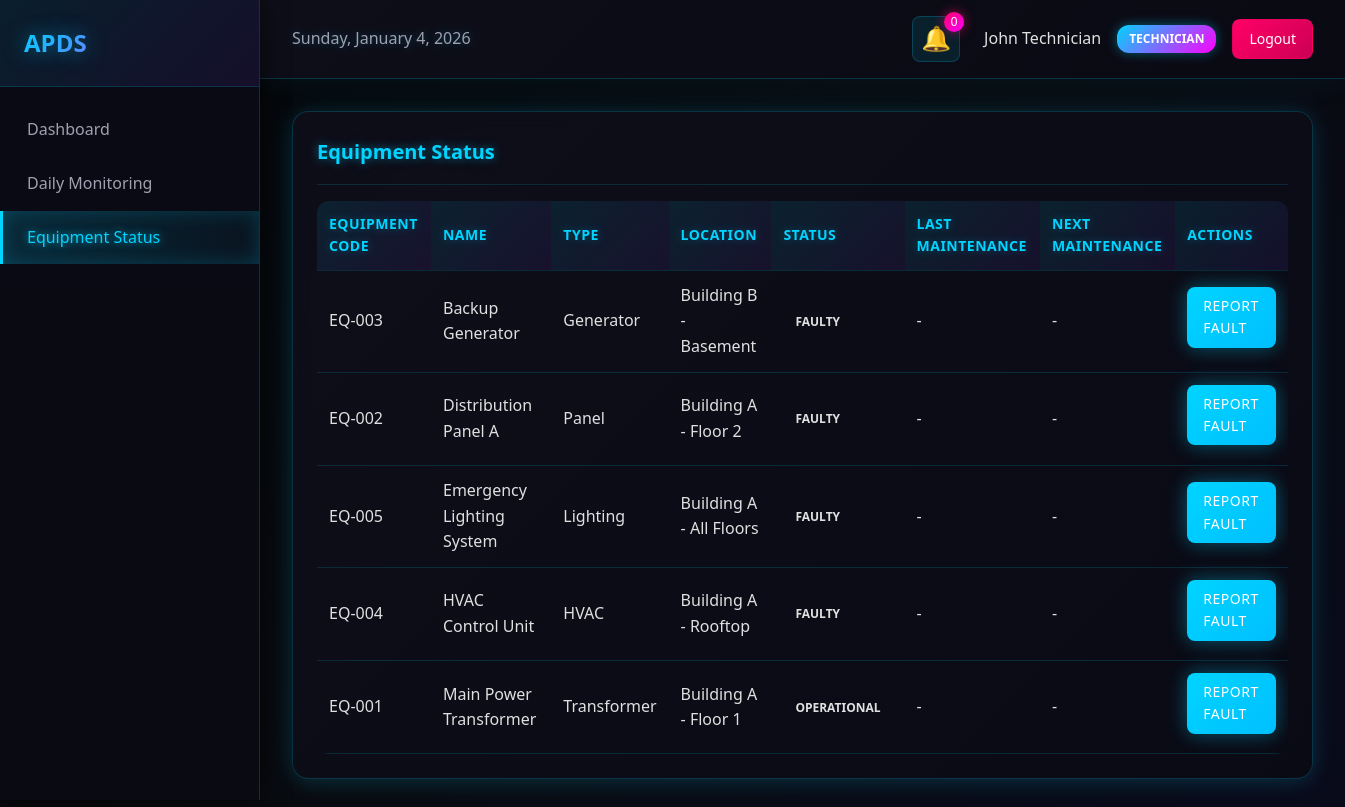
Page /forms/equipment-status (signed in) on the earlier database version.
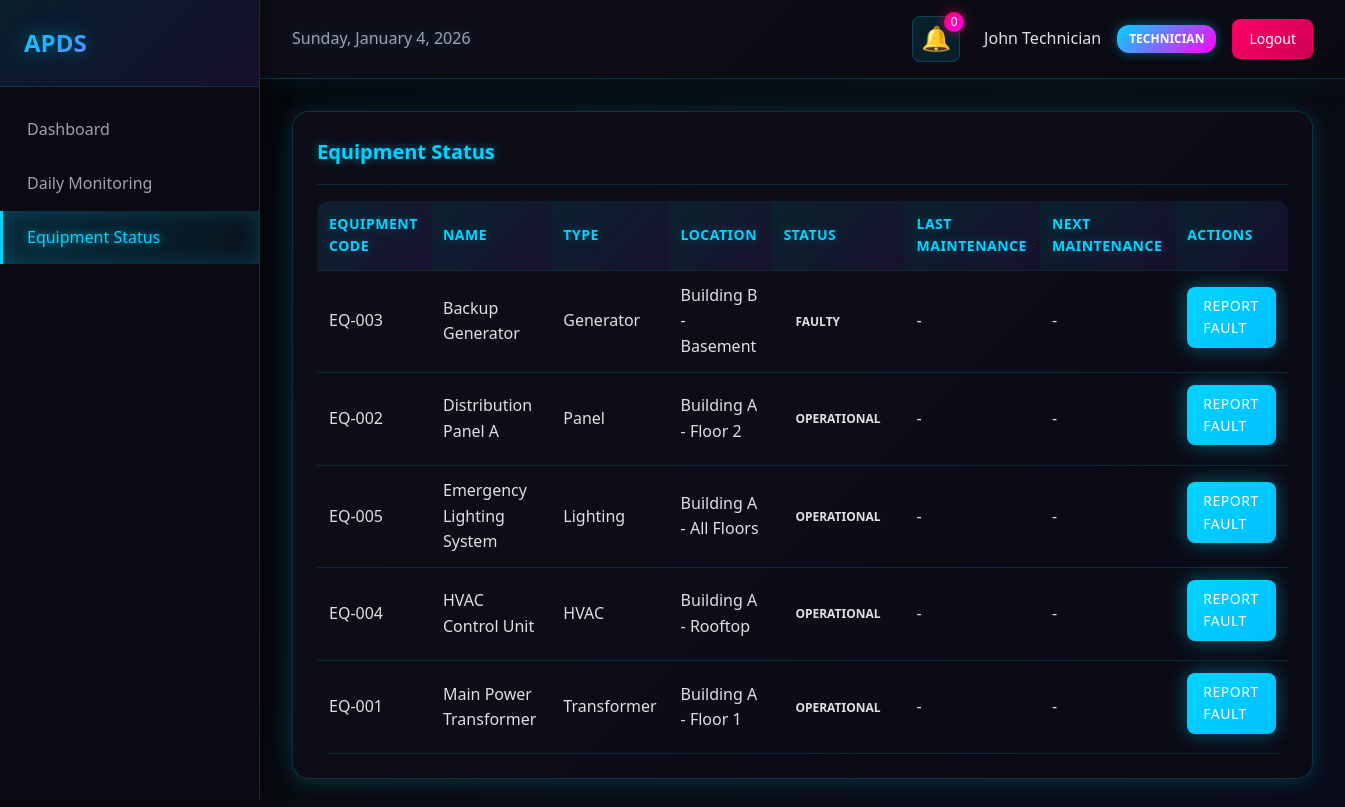
Same page on the later database version.
### tables this page shows
CREATE TABLE equipment (
                id INTEGER PRIMARY KEY AUTOINCREMENT,
                equipment_code TEXT UNIQUE NOT NULL,
                equipment_name TEXT NOT NULL,
                equipment_type TEXT NOT NULL,
                location TEXT NOT NULL,
                status TEXT DEFAULT 'operational' CHECK(status IN ('operational', 'maintenance', 'faulty', 'decommissioned')),
                last_maintenance_date DATE,
                next_maintenance_date DATE,
                created_at TIMESTAMP DEFAULT CURRENT_TIMESTAMP
            );

### app/routes/form_routes.py (the view)
@forms_bp.route('/forms/equipment-status')
def equipment_status():
    auth_check = require_auth()
    if auth_check:
        return auth_check
    user = auth_controller.get_current_user()
    equipment = equipment_controller.get_all_equipment()
    notifications = notification_controller.get_user_notifications(unread_only=True)
    return render_template('forms/equipment_status.html',
                         user=user,
                         equipment=equipment.get('data', []),
                         notifications=notifications.get('data', []))

### app/controllers/auth_controller.py (called while the page is built)
    def get_current_user(self) -> dict:
        if 'user_id' not in session:
            return None
        user = self.auth_service.get_user_by_id(session['user_id'])
        if user:
            return user.to_dict()
        return None

    def is_authenticated(self) -> bool:
        return 'user_id' in session

### app/controllers/equipment_controller.py (called while the page is built)
    def get_all_equipment(self) -> dict:
        try:
            equipment_list = self.equipment_repository.find_all()
            return {
                'success': True,
                'data': [eq.to_dict() for eq in equipment_list]
            }
        except Exception as e:
            return {
                'success': False,
                'message': str(e)
            }

### app/models/user.py (called while the page is built)
    def to_dict(self) -> dict:
        return {
            'id': self.id,
            'username': self.username,
            'email': self.email,
            'role': self.role,
            'full_name': self.full_name,
            'created_at': self.created_at.isoformat() if self.created_at else None,
            'is_active': self.is_active
        }

### app/repositories/base_repository.py (called while the page is built)
    def fetch_one(self, query: str, params: tuple = None):
        cursor = self.execute_query(query, params)
        return cursor.fetchone()

### app/templates/forms/equipment_status.html (shortened to what this page needs)
{% extends "base.html" %}
{% block sidebar_menu %}
<a href="{{ url_for('dashboard.technician_dashboard') }}">Dashboard</a>
<a href="{{ url_for('forms.daily_monitoring') }}">Daily Monitoring</a>
<a href="{{ url_for('forms.equipment_status') }}" class="active">Equipment Status</a>
{% endblock %}
{% block content %}
<div class="card">
    <div class="card-header">
        <h2 class="card-title">Equipment Status</h2>
    </div>
    <div class="table-container">
        <table>
            <thead>
                <tr>
                    <th>Equipment Code</th>
                    <th>Name</th>
                    <th>Type</th>
                    <th>Location</th>
                    <th>Status</th>
                    <th>Last Maintenance</th>
                    <th>Next Maintenance</th>
                    <th>Actions</th>
                </tr>
            </thead>
            <tbody>
                {% for eq in equipment %}
                <tr>
                    <td>{{ eq.equipment_code }}</td>
                    <td>{{ eq.equipment_name }}</td>
                    <td>{{ eq.equipment_type }}</td>
                    <td>{{ eq.location }}</td>
                    <td>
                        <span class="status-badge status-{{ eq.status }}">
                            {{ eq.status }}
                        </span>
                    </td>
                    <td>{{ eq.last_maintenance_date or '-' }}</td>
                    <td>{{ eq.next_maintenance_date or '-' }}</td>
                    <td>
                        <a href="{{ url_for('forms.report_fault', equipment_id=eq.id) }}" class="btn btn-primary" style="padding: 0.5rem 1rem; font-size: 0.875rem;">Report Fault</a>
                    </td>
                </tr>
                {% endfor %}
            </tbody>
        </table>
    </div>
</div>
{% endblock %}

Differences in the rows shown:
changed equipment "EQ-002": status "FAULTY" → "OPERATIONAL"
changed equipment "EQ-005": status "FAULTY" → "OPERATIONAL"
changed equipment "EQ-004": status "FAULTY" → "OPERATIONAL"
